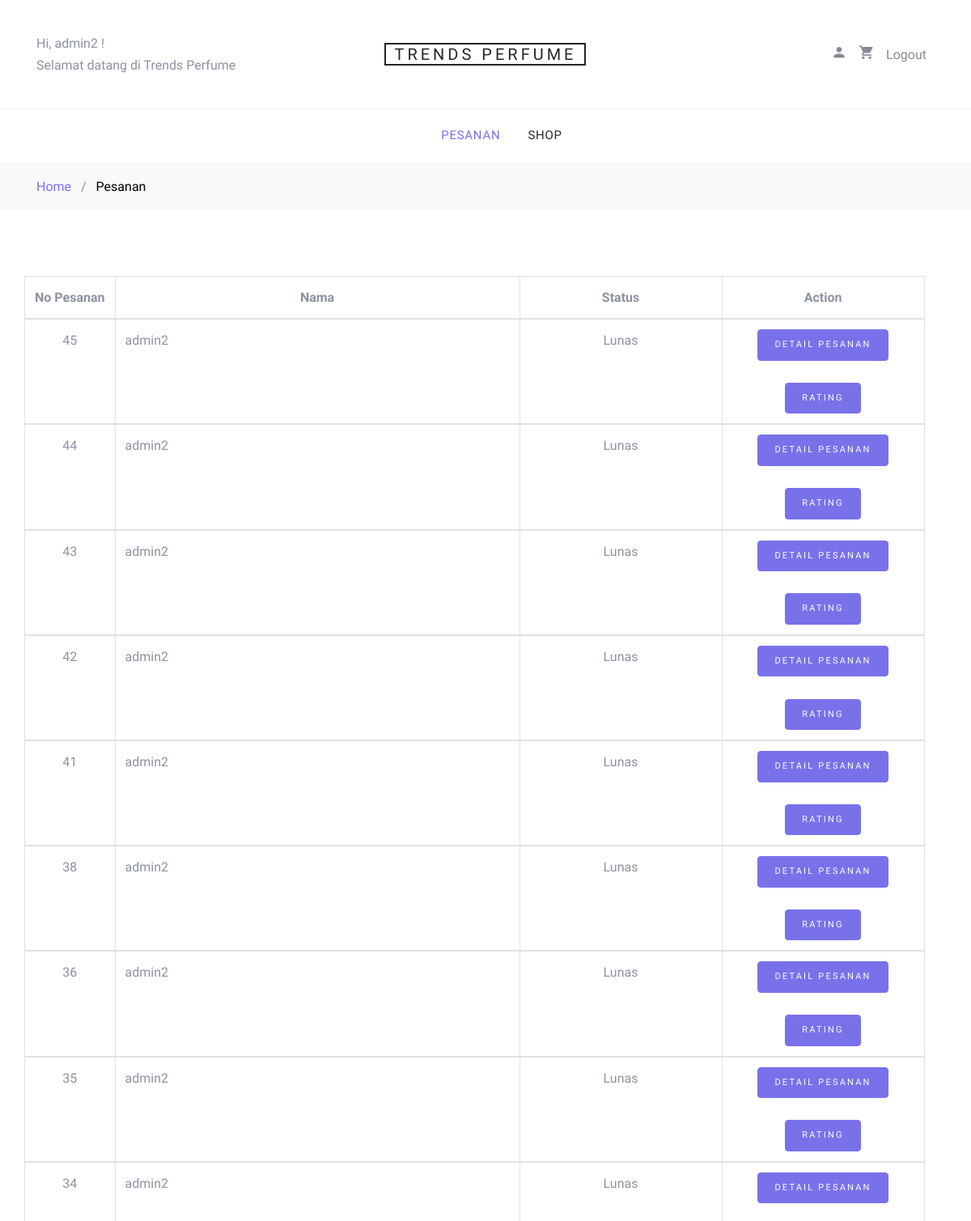
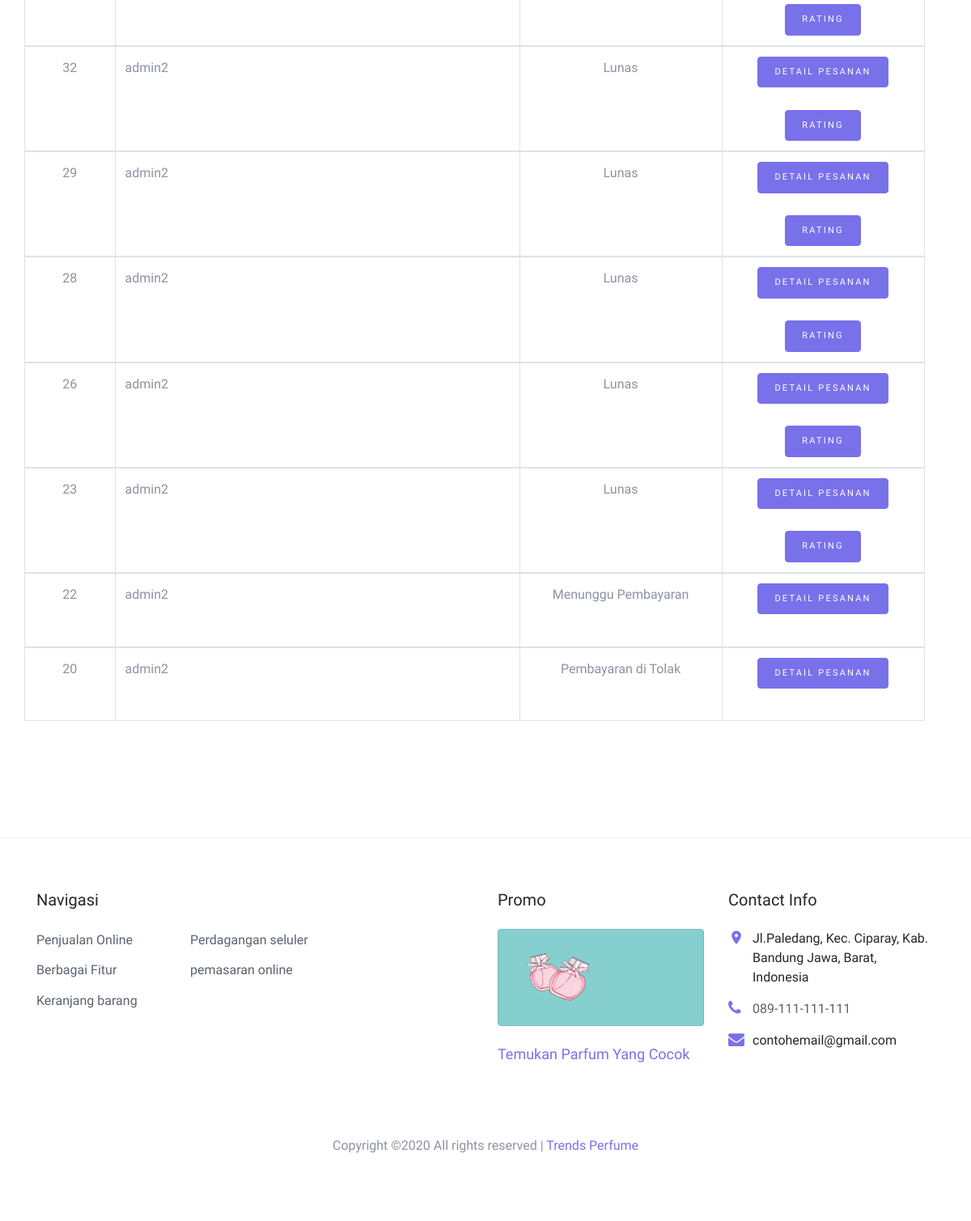
/index.php?page=my_profile&module=pesanan&action=list (signed in), run on the app's committed database (2 pictures, top to bottom).
### tables this page shows
CREATE TABLE `pesanan` (
  `pesanan_id` int(3) NOT NULL,
  `kota_id` int(3) NOT NULL,
  `user_id` int(3) NOT NULL,
  `nama_penerima` varchar(25) NOT NULL,
  `nomor_telepon` varchar(15) NOT NULL,
  `alamat` varchar(50) NOT NULL,
  `tanggal_pemesanan` datetime NOT NULL,
  `status` tinyint(4) NOT NULL
);

CREATE TABLE `user` (
  `user_id` int(3) NOT NULL,
  `level` varchar(16) NOT NULL,
  `nama` varchar(25) NOT NULL,
  `email` varchar(128) NOT NULL,
  `alamat` varchar(50) NOT NULL,
  `phone` varchar(15) NOT NULL,
  `password` varchar(255) NOT NULL,
  `status` enum('on','off') NOT NULL
);

### function/helper.php (called while the page is built, shortened)
<?php
	$arrayStatusPesanan[0] = "Menunggu Pembayaran";
	$arrayStatusPesanan[1] = "Pembayaran Sedang di Validasi";
	$arrayStatusPesanan[2] = "Lunas";
	$arrayStatusPesanan[3] = "Pembayaran di Tolak";
 ?>

### module/pesanan/list.php (the view, shortened to what this page needs)
<?php
    $where = "";
?>
  <div class="site-wrap">
    <div class="bg-light py-3">
      <div class="container">
        <div class="row">
          <div class="col-md-12 mb-0"><a href="../../index.php">Home</a> <span class="mx-2 mb-0">/</span> <strong class="text-black">Pesanan</strong> </div>
        </div>
      </div>
    </div>
    <div class="site-section">
      <div class="container">
          <div class="row mb-5">
            <div class="col-md-3"></div>
            <div class="col-md-6"></div>
            <div class="col-md-3">
          </div>
            <div class="">
              <?php
                if ($level == "superadmin") {
                  $queryPesanan = mysqli_query($link, "SELECT pesanan.*, user.nama FROM pesanan JOIN user ON pesanan.user_id=user.user_id $where ORDER BY pesanan.tanggal_pemesanan DESC");
                }else{
                  $queryPesanan = mysqli_query($link, "SELECT pesanan.*, user.nama FROM pesanan JOIN user ON pesanan.user_id=user.user_id $where WHERE pesanan.user_id='$user_id' ORDER BY pesanan.tanggal_pemesanan DESC");
                }
                if(mysqli_num_rows($queryPesanan) == 0) {
                    require_once("notfound.html");
                  }else{
              ?>
              <table class="table table-bordered">
                <thead>
                  <tr class="judul-kota">
                    <th class="">No Pesanan</th>
                    <th class="">Nama</th>
                    <th class="">Status</th>
                    <th class="">Action</th>
                  </tr>
                </thead>
                <?php
                  $adminButton = "";
                  while($row = mysqli_fetch_assoc($queryPesanan)){
                  $status = $row['status'];
                  $rating = "<a class='btn btn-primary btn-sm-edit' href='".BASE_URL."index.php?page=my_profile&module=rekomendasi&action=rating&pesanan_id=$row[pesanan_id]'>Rating</a>";
                 ?>
                <tbody>
                  <tr>
                    <td class="ps-pesanan"><?php echo $row['pesanan_id']; ?></td>
                    <td class="ps-nama"><?php echo $row['nama']; ?></td>
                    <td class="ps-status"><?php echo $arrayStatusPesanan[$status]; ?></td>
                    <td class="ps-detail">
                      <a href="<?php echo BASE_URL."index.php?page=my_profile&module=pesanan&action=detail&pesanan_id=$row[pesanan_id]" ?>" class="btn btn-primary btn-sm-edit">Detail Pesanan</a>
                      <?php echo $adminButton; ?><br><br>
                      <?php
                     if ($status == 2 ) { ?>
                      <?php if ($level == "customer"){ ?>
                      <?php echo $rating; ?>
                      <?php } ?>
                     <?php } ?>
                  </tr>
                </tbody>
                <?php }?>
              </table>
            <?php } ?>
            </div>
        </div>
      </div>
    </div>
  </div>

### css/style.css (style rules this page uses)
body { cursor: default; line-height: 1.7; color: #8c92a0; font-weight: 300; font-size: 16px; }
a { -webkit-transition: .3s all ease; -o-transition: .3s all ease; transition: .3s all ease; }
.text-black { color: #000; }
.site-wrap:before { -webkit-transition: .3s all ease-in-out; -o-transition: .3s all ease-in-out; transition: .3s all ease-in-out; background: rgba(0, 0, 0, 0.6); content: ""; position: absolute; z-index: 2000; top: 0; left: 0; right: 0; bottom: 0; opacity: 0; visibility: hidden; }
.btn { text-transform: uppercase; position: relative; -webkit-transition: 0.2s all ease-in-out !important; -o-transition: 0.2s all ease-in-out !important; transition: 0.2s all ease-in-out !important; top: 0; letter-spacing: .05em; }
.btn.btn-primary { font-size: 17px; font-weight: 300; letter-spacing: .2em; }
.site-section { padding: 2.5em 0 }
@media (min-width: 768px) { .site-section { padding: 5em 0; } }
.btn.btn-sm-edit { font-size: 11px !important; padding: 10px 20px !important; }
.judul-kota { text-align: center; }
.ps-pesanan { text-align: center; }
.ps-nama { width: 500px; }
.ps-status { width: 250px; text-align: center; }
.ps-detail { text-align: center; width: 250px; }

### data on the page
pesanan: pesanan_id "45", user.nama "admin2", status "Lunas"
pesanan: pesanan_id "44", user.nama "admin2", status "Lunas"
pesanan: pesanan_id "43", user.nama "admin2", status "Lunas"
pesanan: pesanan_id "42", user.nama "admin2", status "Lunas"
pesanan: pesanan_id "41", user.nama "admin2", status "Lunas"
pesanan: pesanan_id "38", user.nama "admin2", status "Lunas"
pesanan: pesanan_id "36", user.nama "admin2", status "Lunas"
pesanan: pesanan_id "35", user.nama "admin2", status "Lunas"
pesanan: pesanan_id "34", user.nama "admin2", status "Lunas"
pesanan: pesanan_id "32", user.nama "admin2", status "Lunas"
pesanan: pesanan_id "29", user.nama "admin2", status "Lunas"
pesanan: pesanan_id "28", user.nama "admin2", status "Lunas"
pesanan: pesanan_id "26", user.nama "admin2", status "Lunas"
pesanan: pesanan_id "23", user.nama "admin2", status "Lunas"
pesanan: pesanan_id "22", user.nama "admin2", status "Menunggu Pembayaran"
pesanan: pesanan_id "20", user.nama "admin2", status "Pembayaran di Tolak"

### other printed values
$nama "admin2"
